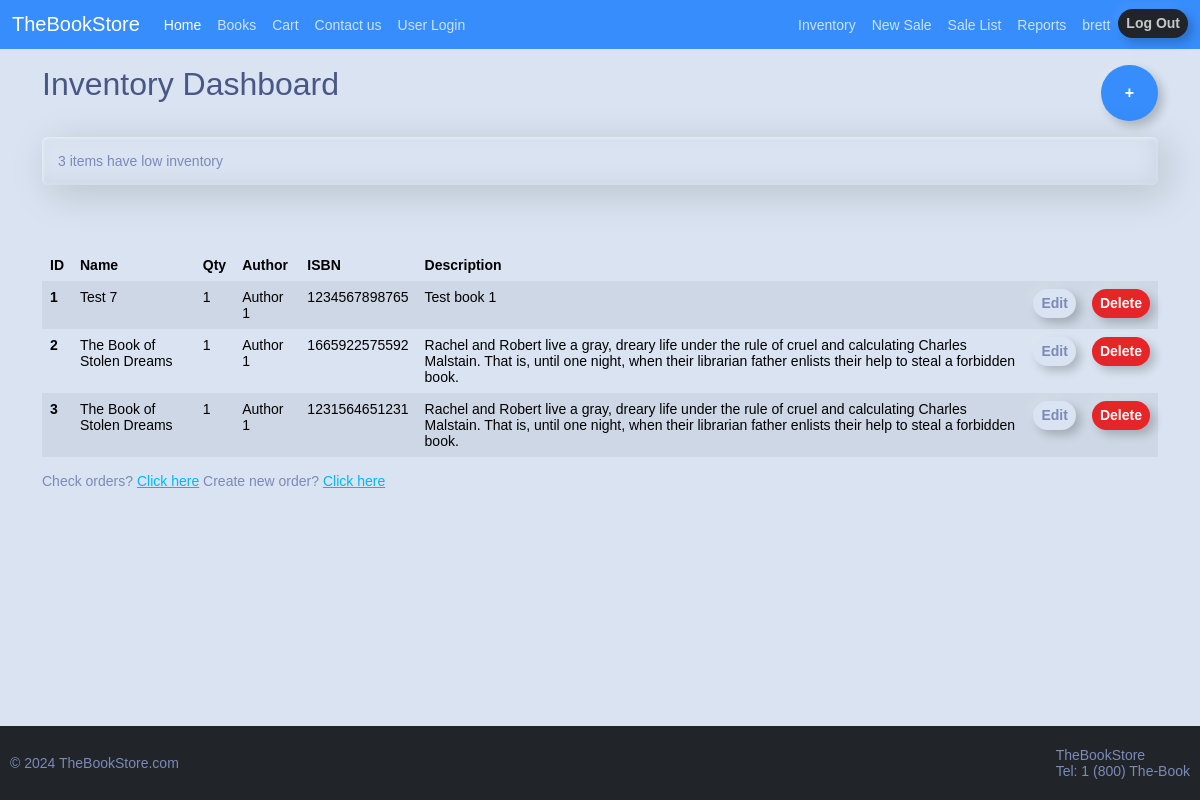
The page /dashboard/ (signed in) on the database its author committed.
### inventory/models.py (models this page shows, shortened)
class InventoryItem(models.Model):
	name = models.CharField(max_length=200)
	quantity = models.IntegerField()
	author = models.ForeignKey('Author', on_delete=models.SET_NULL, blank=True, null=True)
	ISBN = models.CharField(max_length=13, unique=True, validators=[MinLengthValidator(13)])
	date_created = models.DateTimeField(auto_now_add=True)
	user = models.ForeignKey(User, on_delete=models.CASCADE) #if user deleted, all their invtoryitems are deleted
	threshold = models.IntegerField(default=1)
	reordered = models.BooleanField(default=False)
	description = models.TextField(blank=True, null=True)

class Author(models.Model):
	name = models.CharField(max_length=200)
	class Meta:
		verbose_name_plural = 'authors'

### inventory/views.py (the view)
# urls.py: path('dashboard/', Dashboard.as_view(), name='dashboard'),
class Dashboard(LoginRequiredMixin, View): #LoginRequiredMixin makes dashboard inaccessible unless logged in
	def get(self, request):
		item = InventoryItem.objects.filter(user=self.request.user.id).order_by('id')
		low_inventory = InventoryItem.objects.filter(
			user=self.request.user.id,
			quantity__lte=LOW_QUANTITY
		)
		if low_inventory.count() > 0:
			if low_inventory.count() > 1:
				messages.error(request, f'{low_inventory.count()} items have low inventory')
			else:
				messages.error(request, f'{low_inventory.count()} item has low inventory')
		low_inventory_ids = InventoryItem.objects.filter(
			user=self.request.user.id,
			quantity__lte=LOW_QUANTITY
		).values_list('id', flat=True)
		return render(request, 'inventory/dashboard.html', {'item' : item, 'low_inventory_ids': low_inventory_ids})

### inventory/templates/inventory/dashboard.html (shortened to what this page needs)
{% extends 'inventory/base.html' %}
{% block content %}
<div class="container">
    <div class="row mt-3">
        <div class="col-8">
            <h2>Inventory Dashboard</h2>
        </div>
        <div class="col-md-4 d-flex justify-content-end align-items-center">
            <a href="{% url 'add-item' %}" class="btn btn-outline-primary">+</a>
        </div>
    </div>
    {% if messages %}
    <div class="row mt-3">
        <div class="col-md-12">
            {% for message in messages %}
                <div class="alert alert-{{ message.tags }}">
                    {{ message }}
                </div>
            {% endfor %}
        </div>
    </div>
    {% endif %}
	<div class="row">
		<div class="col-12 mt-5">
			<table class="table table-hover table-striped w-100">
				<thead>
					<tr>
						<th scope="col">ID</th>
						<th scope="col">Name</th>
						<th scope="col">Qty</th>
						<th scope="col">Author</th>
						<th scope="col">ISBN</th>
						<th scope="col">Description</th>
						<th scope="col"></th>
						<th scope="col"></th>
					</tr>
				</thead>
				<tbody>
					{% for item in item %}
					<tr>
						<th scope="row">{{ item.id }}</th>
						<td>{{ item.name }}</td>
						<td>{{ item.quantity }}</td>
						<td>{{ item.author.name }}</td>
						<td>{{ item.ISBN }}</td>
						<td>{{ item.description }}</td>
						<td><a href="{% url 'edit-item' item.id %}" class="btn btn-sm btn-outline-secondary">Edit</a></td>
						<td><a href="{% url 'delete-item' item.id %}" class="btn btn-sm btn-outline-danger">Delete</a></td>
					</tr>
					{% endfor %}
				</tbody>
			</table>
			<div>
				Check orders? <a href=" {%url 'order_list' %}">Click here</a>
					Create new order? <a href=" {%url 'sale_add' %}">Click here</a>
			</div>
		</div>
	</div>
</div>
{% endblock content %}

### inventory/templates/inventory/navigation.html (shortened to what this page needs)
<nav class="navbar navbar-expand-lg bg-primary nav-bar" data-bs-theme="dark">
	<div class="container-fluid">
		<a class="navbar-brand" href="/">TheBookStore</a>
		<div class="collapse navbar-collapse" id="navbarColor01">
			<ul class="navbar-nav me-auto">
				<li class="nav-item">
					<a class="nav-link active" href="/">Home
					</a>
				</li>
				<li class="nav-item">
					<a class="nav-link" href="{% url 'book_list' %}">Books</a>
				</li>
				<li class="nav-item">
					<a class="nav-link" href="{% url 'cart' %}">Cart</a>
				</li>
				<li class="nav-item">
					<a class="nav-link" href="{% url 'Contact_us' %}">Contact us</a>
				</li>
				<li class="nav-item">
					<a class="nav-link" href="{% url 'user_login' %}">User Login</a>
				</li>
			</ul>
			<ul class="navbar-nav">
				{% if user.is_authenticated %}
					<li class="nav-item">
						<a class="nav-link" href="{% url 'dashboard' %}">Inventory</a>
					</li>
					<li class="nav-item">
						<a class="nav-link" href="{% url 'sale_add' %}">New Sale</a>
					</li>
					<li class="nav-item">
						<a class="nav-link" href="{% url 'sale_list' %}">Sale List</a>
					</li>
					<li class="nav-item">
    					<a class="nav-link" href="{% url 'report' %}">Reports</a>
    				</li>
    				<li class="nav-item">
						<a class="nav-link" href="{% url 'dashboard' %}">{{ user.username }}</a>
					</li>
					<form action="{% url 'logout' %}" method="post">
						<button class="btn btn-sm">Log Out</button>
					</form>
				{% else %}
				<li class="nav-item">
					<a class="nav-link me-2" href="{% url 'emp_login' %}">Employee Log In</a>
				</li>
				{% endif %}
			</ul>
		</div>
	</div>
</nav>

### inventory/static/css/style.css (style rules this page uses)
body { font: 14px "Lucida Grande", Helvetica, Arial, sans-serif; width: 100vw; height: 100vh; }
a { color: #00B7FF; }
.nav-bar { width: 100vw; }

### rows shown on the page
InventoryItem: id "1", name "Test 7", quantity "1", author.name "Author 1", ISBN "1234567898765", description "Test book 1"
InventoryItem: id "2", name "The Book of Stolen Dreams", quantity "1", author.name "Author 1", ISBN "1665922575592", description "Rachel and Robert live a gray, dreary life under the rule of cruel and calculating Charles Malstain. That is, until one night, when their librarian father enlists their help to steal a forbidden book."
InventoryItem: id "3", name "The Book of Stolen Dreams", quantity "1", author.name "Author 1", ISBN "1231564651231", description "Rachel and Robert live a gray, dreary life under the rule of cruel and calculating Charles Malstain. That is, until one night, when their librarian father enlists their help to steal a forbidden book."

### other values the page prints
{{ user.username }} "brett"
{{ message }} "3 items have low inventory"
